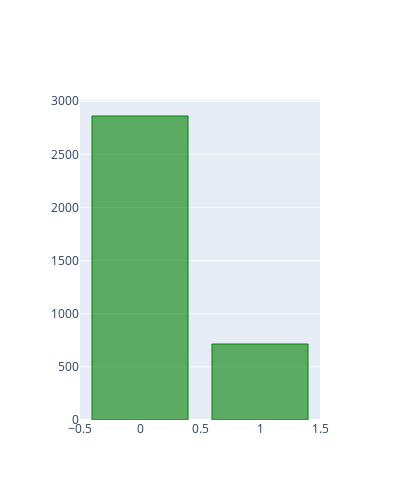

The code cell stored with this chart in its notebook:
### Code cell
target_layout = cf.Layout(
    height=500,
    width=400
)
Train.BAD.value_counts().iplot(kind='bar',layout = target_layout, title = 'Default Flag distribution', hline=(0),colors=['green'])

### Figure 1 — Plotly figure (JSON) as saved in the notebook; plotly's stock layout.template omitted (floating-point values rounded to 4 significant figures)
{"data": [{"marker": {"color": "rgba(0, 128, 0, 0.6)", "line": {"color": "rgba(0, 128, 0, 1.0)", "width": 1}}, "name": "BAD", "orientation": "v", "text": "", "type": "bar", "x": [0, 1], "y": [2861, 715]}], "layout": {"height": 500, "width": 400, "xaxis": {"autorange": true, "range": [-0.5, 1.5], "type": "linear"}, "yaxis": {"autorange": true, "range": [0, 3012.0], "type": "linear"}}}
